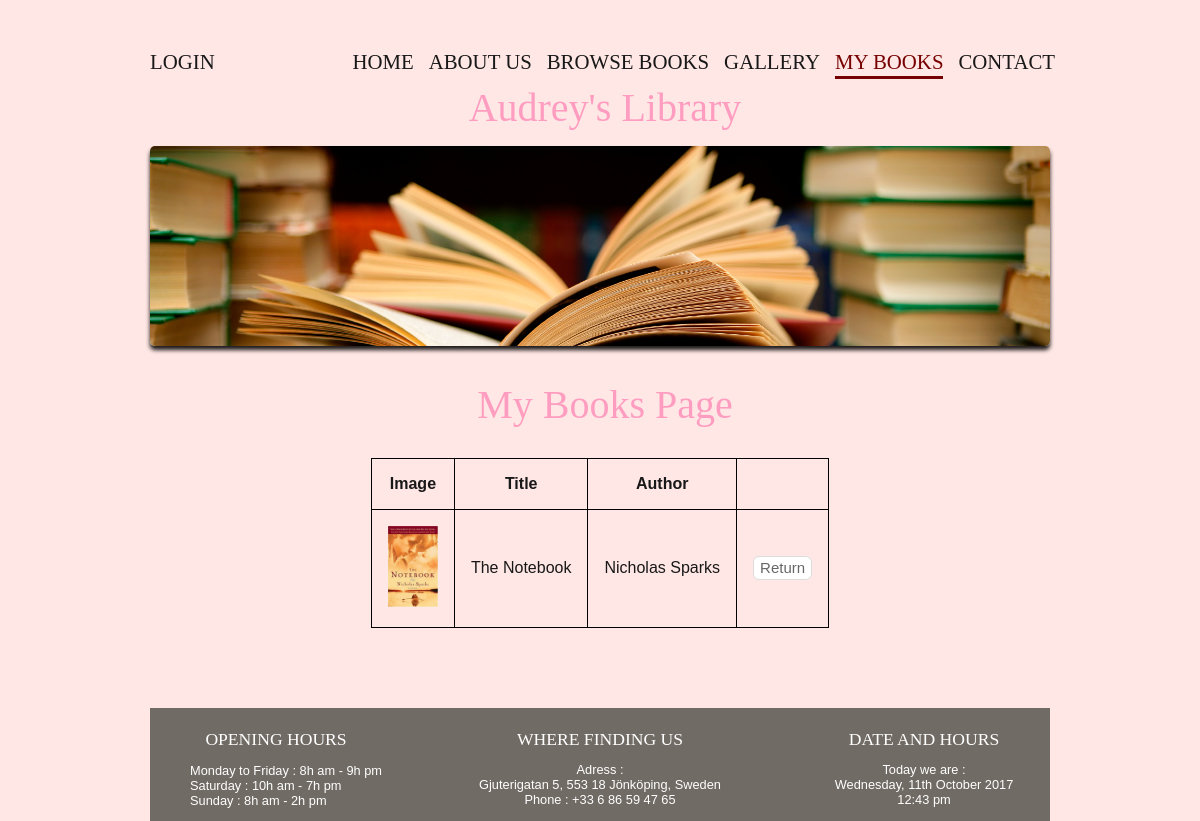
/my_books.php, run on an earlier commit of the app's database.
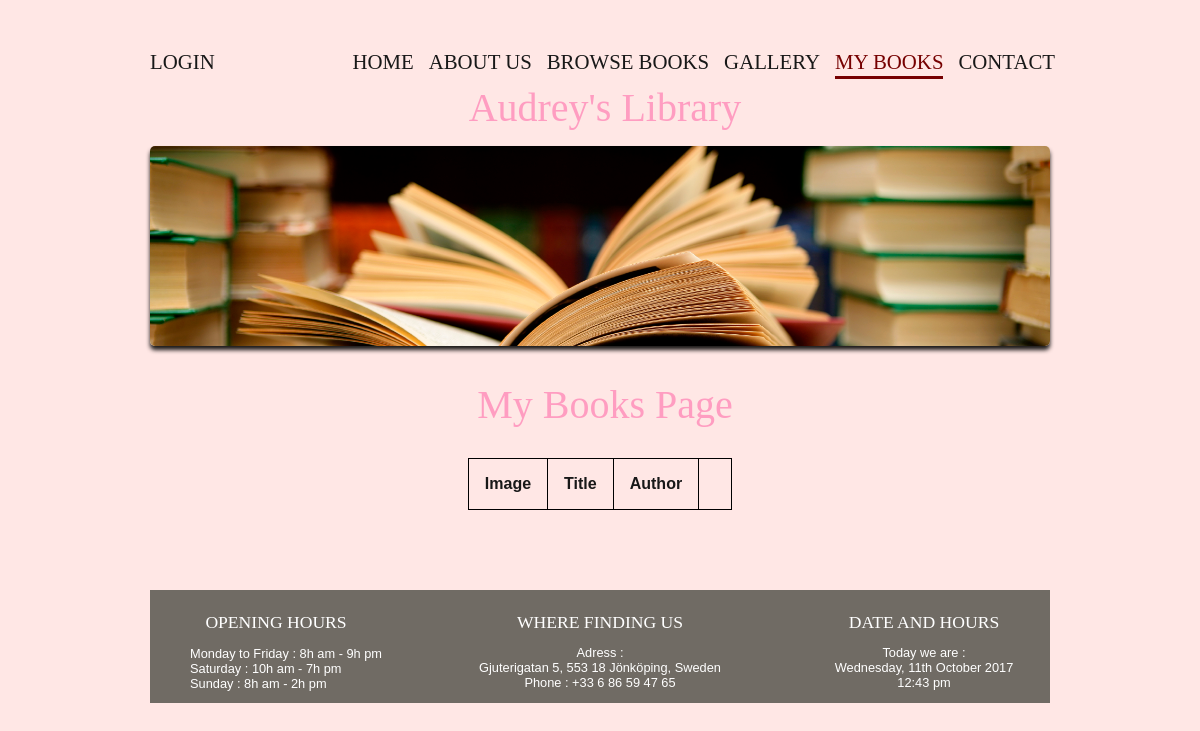
And on a later commit of the database.
### tables this page shows
CREATE TABLE `book` (
  `id` int(11) NOT NULL,
  `name` varchar(30) NOT NULL,
  `author` varchar(30) NOT NULL,
  `reserved` tinyint(1) NOT NULL DEFAULT '0',
  `img` varchar(20) NOT NULL
);

### my_books.php (the view)
<?php
    require_once 'assets/partial/header.php';
$book = $bdd->prepare('SELECT * FROM book WHERE reserved= :bool');
$book->execute(array(':bool' => 1));
generateHeader('my_books');
?>
<div>
    <h1 id="title_page">My Books Page</h1>
</div>
<div class="table-content">
    <table>
        <thead>
            <tr>
                <th>Image</th>
                <th>Title</th>
                <th>Author</th>
                <th></th>
            </tr>
        </thead>
        <tbody>
        <?php
        while ($donnees = $book->fetch()){
            ?>
            <tr>
            <td><img src="assets/img/<?php echo $donnees['img'];?>" alt="Picture of Alice" class="book-image" /></td>
                <td> <?php echo $donnees['name']; ?></td>
                <td> <?php echo $donnees['author']; ?></td>
                <td><a href="return.php<?php echo '?id='.$donnees['id'].''; ?>" class="button">Return</a></td>
            </tr>
            <?php
        }
        ?>
        </tbody>
    </table>
</div>
<?php
    require_once 'assets/partial/footer.php';
?>

### assets/partial/header.php (shortened to what this page needs)
<?php
function generateHeader($cssFile)
{
    ?>
    <!DOCTYPE html>
    <html>
    <head>
        <link rel="stylesheet" href="assets/css/master.css"/>
        <link rel="stylesheet" href="assets/css/<?php echo $cssFile; ?>.css"/>
        <link rel="stylesheet" href="assets/css/font-awesome.min.css">
    </head>
    <body>
    <nav id="nav_main_menu">
        <?php
        if (!empty($_SESSION['user_id'])) {
            ?>
            <div> <a class="uppercase" href="my_account.php">Account</a> </div>
            <?php
        }
        else{
            ?>
            <div> <a class="uppercase" href="login.php">Login</a> </div>
            <?php
        }
        ?>
        <div>
        <ul>
            <li><a class="uppercase <?php echo $cssFile == 'home' ? 'active' : ''; ?>" href = "home.php" >Home</a ></li >
            <li ><a class="uppercase <?php echo $cssFile == 'about_us' ? 'active' : ''; ?>" href = "about_us.php" >About Us</a ></li >
            <li ><a class="uppercase <?php echo $cssFile == 'browse_books' ? 'active' : ''; ?>" href = "browse_books.php" >Browse Books</a ></li >
            <li ><a class="uppercase <?php echo $cssFile == 'gallery' ? 'active' : ''; ?>" href = "gallery.php" >Gallery</a ></li >
            <li ><a class="uppercase <?php echo $cssFile == 'my_books' ? 'active' : ''; ?>" href = "my_books.php" >My Books</a ></li >
            <li ><a class="uppercase <?php echo $cssFile == 'contact' ? 'active' : ''; ?>" href = "contact.php" >Contact</a ></li >
        </ul >
        </div>
    </nav>
    <header >
        <h1 id = "title_blink" > Audrey's Library</h1>
        <div id="header_image"></div>
    </header>
    <?php
}
?>

### assets/partial/footer.php
        <footer>
            <div>
                <h1>Opening Hours</h1>
                <ul>
                    <li>Monday to Friday : 8h am - 9h pm</li>
                    <li>Saturday : 10h am - 7h pm</li>
                    <li>Sunday : 8h am - 2h pm</li>
                </ul>
            </div>
            <div>
                <h1>Where Finding Us</h1>
                <p>Adress :</p>
                <p>Gjuterigatan 5, 553 18 Jönköping, Sweden</p>
                <p>Phone : +33 6 86 59 47 65</p>
            </div>
            <div>
                <h1>Date and Hours</h1>
                <p>Today we are :</p>
                <p><?php echo date(' l, dS F Y '); ?></p>
                <p><?php echo date(' h:i a'); ?></p>
            </div>
        </footer>
    </body>
</html>

### assets/css/master.css (style rules this page uses)
body { background-color: #FFE7E5; font-family: 'Trebuchet MS', sans-serif; color: #181818; width: 900px; margin: auto; }
.uppercase { font-family: serif; font-weight: normal; text-transform: uppercase; }
#title_blink { animation: custom_blink 1s infinite; color: #FF9DC1; font-size: 2.5em; font-family: serif; font-weight: normal; margin: 10px 0 0 10px; text-align: center; }
#title_page { color: #FF9DC1; font-family: serif; font-size: 2.5em; font-weight: normal; margin: 10px 0 30px 10px; text-align: center; }
header { display: flex; justify-content: space-between; flex-direction: column; }
#nav_main_menu { display: flex; flex-direction: row; align-items: flex-start; justify-content: space-between; margin-top: 50px; padding: 0; }
#nav_main_menu ul { list-style-type: none; display: flex; margin: 0; justify-content: center; width: 100%; }
#nav_main_menu li { margin-right: 15px; }
#nav_main_menu a { font-size: 1.3em; color: #181818; padding-bottom: 3px; text-decoration: none; }
.active { color: #760001!important; border-bottom: 3px solid #760001; }
#header_image { margin-top: 15px; height: 200px; border-radius: 5px; background: url('../img/header_image.jpg') no-repeat center; background-size: cover; position: relative; box-shadow: 0px 4px 4px #1c1a19; margin-bottom: 25px; }
footer { display: flex; background: #706b64; color: white; padding-top: 10px; width: 100%; Justify-content:space-between; Align-items: flex-start; margin-top: 3em; text-align: center; }
footer div { width: 28%; }
footer p { font-size: 0.8em; list-style-type: none; margin: 0; }
footer ul { font-size: 0.8em; list-style-type: none; text-align: left; }
footer h1 { font-size: 1.1em; font-family: serif; font-weight: normal; text-transform: uppercase; }
.button { background-color: #ffffff; border-radius: 6px; border: 1px solid #dcdcdc; display: inline-block; cursor: pointer; color: #666666; font-size: 15px; text-decoration: none; text-shadow: 0px 1px 0px #ffffff; text-decoration: none; padding-top: 2px; padding-right: 6px; padding-bottom: 3px; padding-left: 6px; }

### assets/css/my_books.css (style rules this page uses)
.table-content { display: flex; justify-content: center; width: 100%; }
table { border-collapse: collapse; text-align: center; margin-bottom: 2em; }
td, th { border: 1px solid black; padding: 1em; }
.book-image { max-width: 50px; max-height: 100px; }

What changed in the data, as far as the page shows it:
no longer on this page (row edited): book: img (picture), name "The Notebook", author "Nicholas Sparks"
